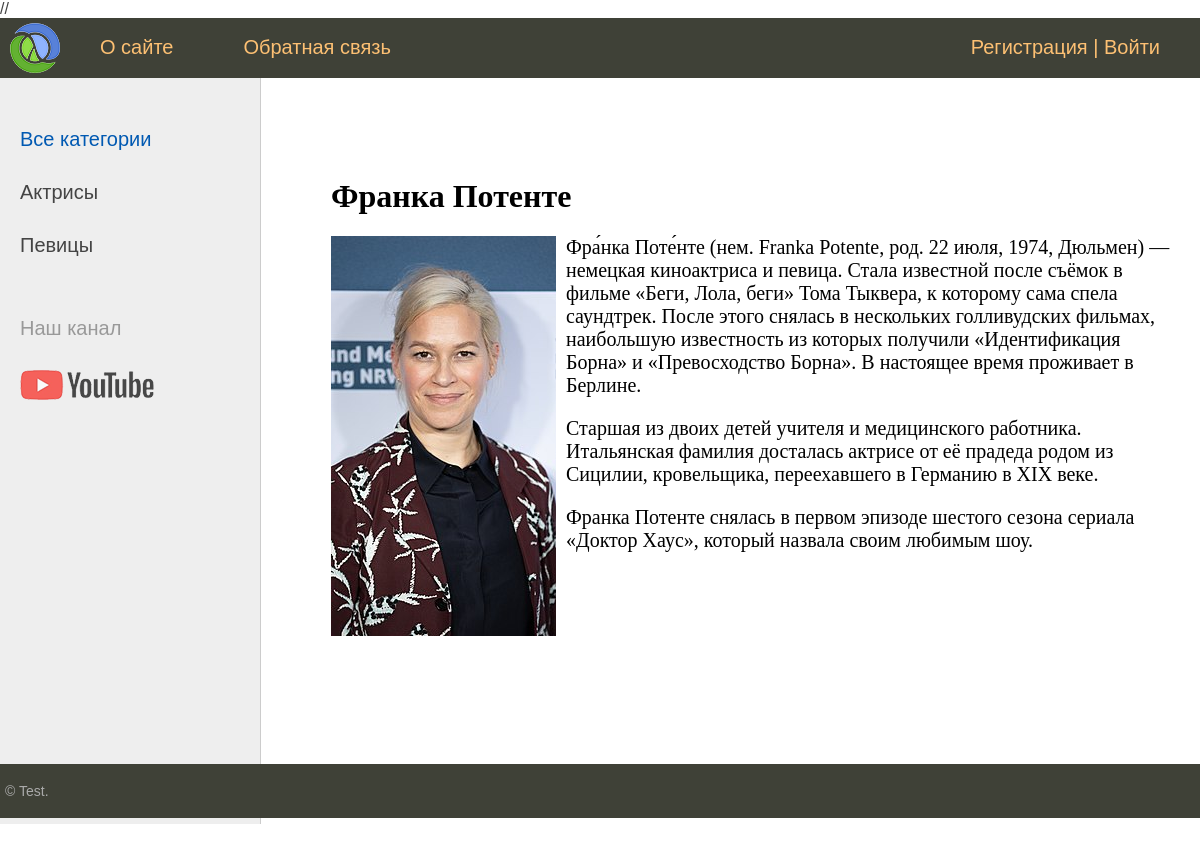
The app's page /post/Franka-Potente/ with its own data.
### women/models.py (models this page shows, shortened)
class Category(models.Model):
    name = models.CharField(max_length=100, db_index=True, verbose_name='Категория')
    slug = models.SlugField(max_length=255, unique=True, db_index=True, verbose_name='URL')
    def get_absolute_url(self):
        return reverse('category', kwargs={'cat_slug': self.slug})
    class Meta:
        verbose_name = 'Категория'
        verbose_name_plural = 'Категории'
        ordering = ['id']

class Women(models.Model):
    title = models.CharField(max_length=255, verbose_name='Заголовок')
    slug = models.SlugField(max_length=255, unique=True, db_index=True, verbose_name='URL')
    content = models.TextField(blank=True, verbose_name='Текст статьи')
    photo = models.ImageField(upload_to="photos/%Y/%m/%d/", verbose_name='Фото')
    time_create = models.DateTimeField(auto_now_add=True, verbose_name='Время создания')
    time_update = models.DateTimeField(auto_now=True, verbose_name='Время изменения')
    is_published = models.BooleanField(default=True, verbose_name='Публикация')
    cat = models.ForeignKey('Category', on_delete=models.PROTECT, verbose_name='Категория')
    def __str__(self):
        return self.title
    class Meta:
        verbose_name = 'Famous women'
        verbose_name_plural = 'Famous women'
        ordering = ['-time_create', 'title']

### women/views.py (the view)
# urls.py: path('post/<slug:post_slug>/', ShowPost.as_view(), name='post'),
class ShowPost(DataMixin, DetailView):
    model = Women
    template_name = 'women/post.html'
    slug_url_kwarg = 'post_slug'
    context_object_name = 'post'
    def get_context_data(self, *, object_list=None, **kwargs):
        context = super().get_context_data(**kwargs)
        c_def = self.get_user_context(title=context['post'])
        return dict(list(context.items()) + list(c_def.items()))

### women/utils.py (called while the page is built)
    def get_user_context(self, **kwargs):
        context = kwargs
        cats = Category.objects.annotate(Count('women'))
        user_menu = menu.copy()
        if not self.request.user.is_authenticated:
            user_menu.pop(1)
        context['menu'] = user_menu
        context['cats'] = cats
        if 'cat_selected' not in context:
            context['cat_selected'] = 0
        return context

### women/templates/women/post.html
{% extends 'women/base.html' %}
{% load women_tags %}
{% block content %}
<h1>{{ post.title}} </h1>
{% if post.photo %}
				<p><img class="img-article-left" src="{{post.photo.url}}"></p>
{% endif %}
{{post.content|linebreaks}}
{% endblock %}

### women/templates/women/base.html (shortened to what this page needs)
{% load static %}
// {% load women_tags %}
<html>
<head>
	<link type="text/css" href="{% static 'women/css/styles.css' %}" rel="stylesheet" />
</head>
<body>
<table class="table-page" border=0 cellpadding="0" cellspacing="0">
<tr><td valign=top>
{% block mainmenu %}
		<div class="header">
			<ul id="mainmenu" class="mainmenu">
			<li class="logo"><a href="{% url 'home' %}"><div class="logo"></div></a></li>
{% for m in menu %}
	<li><a href="{% url m.url_name %}">{{m.title}}</a></li>
{% endfor %}
				{% if request.user.is_authenticated %}
				<li class="last"> {{ user.username }} | <a href="{% url 'logout' %}">Выйти</a></li>
				{% else %}
				<li class="last"><a href="{% url 'register' %}">Регистрация</a> | <a href="{% url 'login' %}">Войти</a></li>
				{% endif %}
			</ul>
		</div>
{% endblock mainmenu %}
<table class="table-content" border=0 cellpadding="0" cellspacing="0">
<tr>
	<td valign="top" class="left-chapters">
	<ul id="leftchapters">
{% if cat_selected == 0 %}
		<li class="selected">Все категории</li>
{% else %}
		<li><a href="{% url 'home' %}">Все категории</a></li>
{% endif %}
{% for c in cats %}
{% if c.women__count > 0 %}
	{% if c.pk == cat_selected %}
		<li class="selected">{{c.name}}</li>
	{% else %}
		<li><a href="{{ c.get_absolute_url }}">{{c.name}}</a></li>
	{% endif %}
{% endif %}
{% endfor %}
		<li class="share">
		<p>Наш канал</p>
		<a class="share-yt" href="https://www.youtube.com/channel/UClJzWfGWuGJL2t-3dYKcHTA/playlists" target="_blank" rel="nofollow"></a>
		</li>
	</ul>
</td>
<td valign="top" class="content">
	<div class="content-text">
{% block content %}
{% endblock %}
	</div>
</td></tr></table>
</td></tr>
<tr><td valign=top>
	<div id="footer">
		<p>&copy; Test.</p>
	</div>
</td></tr></table>
</body>
</html>

### women/static/women/css/styles.css (style rules this page uses)
html, body { font-family: 'Arial'; margin: 0; padding: 0; height: 100%; width: 100%; color: #444; }
a { color: #0059b2; text-decoration: none; }
img { max-width: 600px; height: auto; }
img.img-article-left { max-width: 300px; height: auto; float: left; padding: 0 10px 10px 0; }
.table-page { width: 100%; height: 100%; vertical-align: top; }
.table-page tr { height: 100%; }
.header { background: #3F4137; height: 60px; }
.logo { background: url('../images/logo.png') no-repeat 10px 5px; width: 70px; height: 60px; }
ul.mainmenu { list-style: none; margin: 0; padding: 0; height: 60px; color: #fdc073; font-size: 20px; overflow: hidden; }
ul.mainmenu li { float: left; margin: 18px 40px 0 30px; }
ul.mainmenu li.logo { margin: 0; }
ul.mainmenu li.last { float: right; }
ul.mainmenu li a { color: #fdc073; text-decoration: none; }
.table-content { width: 100%; min-height: 100%; height: 100%; }
.left-chapters { margin: 0; background: #eee; border-right: 1px solid #ccc; min-height: 100%; }
.left-chapters ul { width: 230px; min-height: 100%; margin: 0; padding: 20px 10px 10px 20px; list-style: none; font-size: 20px; }
.left-chapters ul li { margin: 30px 0 0 0; color: #999; }
.left-chapters ul li.selected { color: #0059b2; }
.left-chapters ul li a { color: #444; text-decoration: none; }
.left-chapters ul li.share { margin: 60px 0 0 0; }
.left-chapters ul li.share p { margin: 30px 0 30px 0; }
.left-chapters ul li.share a { display: inline-block; width: 40px; height: 40px; margin: 0 20px 0 0; }
.left-chapters ul li.share a.share-yt { width: 100%; height: 30px; background: url('../images/share_yt.png') no-repeat 0 0 }
.content { padding: 40px 20px 20px 40px; width: 100%; box-sizing: border-box; }
.content-text { margin: 60px 0 0 30px; color: #000; font-size: 20px; font-family: Yandex Sans Display Light; }
.content-text h1 { font-size: 32px; }
#footer { box-sizing: border-box; background: #3F4137; padding: 5px; color: #aaa; font-size: 14px; font-family: Verdana, Geneva, Arial, Helvetica; text-align: left; overflow: hidden; }

### records on screen
Category: name "Актрисы"
Category: name "Певицы"
Women: title "Франка Потенте", photo (picture), content "Фра́нка Поте́нте (нем. Franka Potente, род. 22 июля, 1974, Дюльмен) — немецкая киноактриса и певица. Стала известной после съёмок в фильме «Беги, Лола, беги» Тома Тыквера, к которому сама спела саундтрек. После этого снялась в нескольких голливудских фильмах, наибольшую известность из которых получили «Идентификация Борна» и «Превосходство Борна». В настоящее время проживает в Берлине. Старшая из двоих детей учителя и медицинского работника. Итальянская фамилия досталась актрисе от её прадеда родом из Сицилии, кровельщика, переехавшего в Германию в XIX веке. Франка Потенте снялась в первом эпизоде шестого сезона сериала «Доктор Хаус», который назвала своим любимым шоу."

### other values on screen
{{ m.title }} "О сайте" "Обратная связь"
